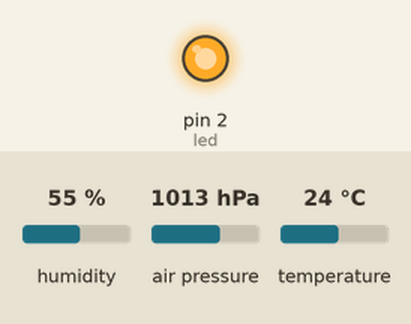
Recording of a sketch running on a simulated Arduino Uno, built with avr-gcc and run on an emulated ATmega328P. Shown: output pins drawn as LEDs (lit = HIGH). Inputs (shaded band) come from the test bench; at power-on: humidity 55 %, air pressure 1013 hPa, temperature 24 °C. What the sketch prints to the serial monitor is not drawn.

Above: at 0.25 s.
At 4.4 s:
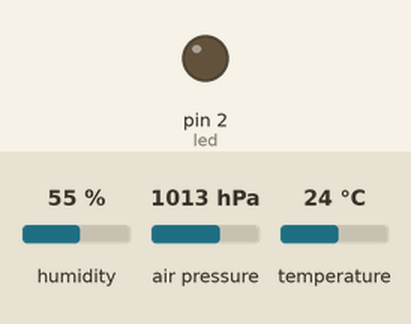
Timing chart, 0 to 11.0 s (numbered marks = the images above):
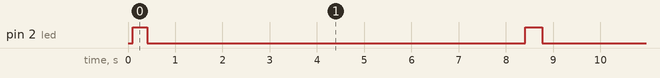

Measured:
- by itself, pin 2 (led): repeats every 8.4 s: LOW 8.0 s, HIGH 0.36 s
- by itself, everything shown: repeats every 43.4 s, in 10 steps

The sketch:

TempPresHumAlt_serial.ino
```cpp
#include <Arduino.h>
#include <Adafruit_Sensor.h>
#include <Adafruit_BME280.h>

Adafruit_BME280 bme;
float currTemp, currPres, currHum, currAlt;
float avgTemp, avgPres, avgHum, avgAlt;
int numObs=0; //number of observations till now
#define SEALEVELPRESSURE_HPA (1013.25)

const int valCount = 9;
float neg = -300; //a big negative number
float posi = 1000000.0; //a big positive number

float tempr[valCount];
float prssr[valCount];
float humid[valCount];
float altit[valCount];

int tempPos = -1;
int presPos = -1;
int humPos = -1;
int altPos = -1;

float minTemp=posi, minPres=posi, minHum=posi, minAlt=posi;
float maxTemp=neg, maxPres=neg, maxHum=neg, maxAlt=neg;

const int led = 2;


void handleRoot() {
	digitalWrite(led, 1);

	char temp[2500];
	int sec = millis() / 1000;
	int min = sec / 60;
	int hr = min / 60;

	currTemp = bme.readTemperature();
	currHum = bme.readHumidity();
	currPres = bme.readPressure() / 100.0F;
	currAlt = bme.readAltitude(SEALEVELPRESSURE_HPA);

	avgTemp = float(((avgTemp*numObs)+currTemp)/float(numObs+1));
	avgPres = float(((avgPres*numObs)+currPres)/float(numObs+1));
	avgHum = float(((avgHum*numObs)+currHum)/float(numObs+1));
	avgAlt = float(((avgAlt*numObs)+currAlt)/float(numObs+1));
	numObs++;

	minTemp = (currTemp<minTemp)?(currTemp):(minTemp);
	minPres = (currPres<minPres)?(currPres):(minPres);
	minHum = (currHum<minHum)?(currHum):(minHum);
	minAlt = (currAlt<minAlt)?(currAlt):(minAlt);

	maxTemp = (currTemp>maxTemp)?(currTemp):(maxTemp);
	maxPres = (currPres>maxPres)?(currPres):(maxPres);
	maxHum = (currHum>maxHum)?(currHum):(maxHum);
	maxAlt = (currAlt>maxAlt)?(currAlt):(maxAlt);

	String tempSvg = drawTempGraph();
	String presSvg = drawPresGraph();
	String humSvg = drawHumGraph();
	String altSvg = drawAltGraph();

	String finalHtml = "";


	snprintf(temp, 2500,
"<html>\
	<head>\
		<meta http-equiv='refresh' content='5'/>\
		<title>IoT-A-Sync Sensors Output</title>\
		<style>\
			body { background-color: #c7fff7; font-family: Arial, Helvetica, Sans-Serif; Color: #070f27; }\
			h1 {text-align:center;}\
			p {text-align:center;}\
			.divClass {margin: 10px; padding: 15px;}\
			.img {border-width: 1px; border-style: solid;}\
			.innerDiv {display: inline-block; max-height: 250px; max-width: 37.5%%; margin: 10px; padding: 10px;}\
			.clearfix {clear: both;}\
		</style>\
	</head>\
	<body>\
		<h1>Real-Time Remote Monitoring</h1>\
		<p>\
			<b>Uptime:</b> %02d Hrs %02d Mins %02d Secs\
			<br>\
			<b>Location:</b> IIT Jammu\
		</p>\
		\
		<div class=\"divClass\">\
			<h2> Temperature </h2>\
			", hr, min%60, sec%60);

	finalHtml += temp;
	finalHtml += tempSvg;

	snprintf(temp, 2500,
"<div class=\"innerDiv\">\
				<b>Current Temperature:</b> %.2f<sup>o</sup> C\
				<br>\
				<b>Average Temperature for uptime:</b> %.2f<sup>o</sup> C\
				<br>\
				<b>Maximum Temperature for uptime:</b> %.2f<sup>o</sup> C\
				<br>\
				<b>Minimum Temperature for uptime:</b> %.2f<sup>o</sup> C\
				<br>\
				<br>\
				<u>Limits</u>: -45.0<sup>o</sup> C to 105.0<sup>o</sup> C\
			</div>\
		</div>\
		<div class=\"clearfix\"></div>\
		<div class=\"divClass\">\
			<h2> Pressure </h2>\
			", currTemp, avgTemp, maxTemp, minTemp);

	finalHtml += temp;
	finalHtml += presSvg;

	snprintf(temp, 2500,
"<div class=\"innerDiv\">\
				<b>Current Pressure:</b> %.2f hPa\
				<br>\
				<b>Average Pressure for uptime:</b> %.2f hPa\
				<br>\
				<b>Maximum Pressure for uptime:</b> %.2f hPa\
				<br>\
				<b>Minimum Pressure for uptime:</b> %.2f hPa\
				<br>\
				<br>\
				<u>Limits</u>: 300 hPa to 1100 hPa\
			</div>\
		</div>\
		<div class=\"clearfix\"></div>\
		<div class=\"divClass\">\
			<h2> Humidity </h2>\
			", currPres, avgPres, maxPres, minPres);

	finalHtml += temp;
	finalHtml += humSvg;

	snprintf(temp, 2500,
"<div class=\"innerDiv\">\
				<b>Current Humidity:</b> %.2f%%\
				<br>\
				<b>Average Humidity for uptime:</b> %.2f%%\
				<br>\
				<b>Maximum Humidity for uptime:</b> %.2f%%\
				<br>\
				<b>Minimum Humidity for uptime:</b> %.2f%%\
				<br>\
				<br>\
				<u>Limits</u>: 0%% to 100%%\
			</div>\
		</div>\
		<div class=\"clearfix\"></div>\
		<div class=\"divClass\">\
			<h2> Altitude </h2>\
			", currHum, avgHum, maxHum, minHum);

	finalHtml += temp;
	finalHtml += altSvg;

	snprintf(temp, 2500,
"<div class=\"innerDiv\">\
				<b>Current Altitude:</b> %.2f m\
				<br>\
				<b>Average Altitude for uptime:</b> %.2f m\
				<br>\
				<b>Maximum Altitude for uptime:</b> %.2f m\
				<br>\
				<b>Minimum Altitude for uptime:</b> %.2f m\
				<br>\
				<br>\
				<u>Limits</u>: 0 m to 2000 m\
			</div>\
		</div>\
		<div class=\"clearfix\"></div>\
		\
	</body>\
</html>", currAlt, avgAlt, maxAlt, minAlt);

	finalHtml += temp;

	Serial.println(finalHtml);

	digitalWrite(led, 0);
}


String drawTempGraph() {
	if(tempPos<valCount-1){
		tempr[tempPos+1] = currTemp;

		String out = "";
		out += "<svg xmlns=\"http://www.w3.org/2000/svg\" version=\"1.1\" width=\"700\" height=\"250\" class=\"img\">\n";
		out += "<rect width=\"700\" height=\"250\" fill=\"rgb(250, 230, 210)\" stroke-width=\"1\" stroke=\"rgb(0, 0, 0)\" />\n";
		out += "<g stroke=\"black\">\n";
		out += "<line x1=\"0\" y1=\"175\" x2=\"700\" y2=\"175\" stroke-width=\"3\"/>";

		char temp[100];

		int x = 30;
		for(int i=0; i<=tempPos; i++){
			sprintf(temp, "<line x1=\"%d\" y1=\"%f\" x2=\"%d\" y2=\"%f\" stroke-width=\"1\" />\n", x, (525 - 5*tempr[i])/3.0, x + 80, (525 - 5*tempr[i + 1])/3.0);
			out += temp;
			sprintf(temp, "<circle cx=\"%d\" cy=\"%f\" r=\"%d\" stroke=\"black\" stroke-width=\"1\" fill=\"red\" />", x, (525 - 5*tempr[i])/3.0, 2);
			out += temp;

			x += 80;
		}

		sprintf(temp, "<circle cx=\"%d\" cy=\"%f\" r=\"%d\" stroke=\"black\" stroke-width=\"1\" fill=\"red\" />", x, (525 - 5*tempr[tempPos+1])/3.0, 2);
		out += temp;
		out += "</g>\n</svg>\n";

		tempPos++;

		// server.send(200, "image/svg+xml", out);
		return out;
	}
	else{
		for(int i=0; i<valCount-1; i++){
			tempr[i] = tempr[i+1];
		}
		tempr[valCount-1] = currTemp;

		String out = "";
		out += "<svg xmlns=\"http://www.w3.org/2000/svg\" version=\"1.1\" width=\"700\" height=\"250\" class=\"img\">\n";
		out += "<rect width=\"700\" height=\"250\" fill=\"rgb(250, 230, 210)\" stroke-width=\"1\" stroke=\"rgb(0, 0, 0)\" />\n";
		out += "<g stroke=\"black\">\n";
		out += "<line x1=\"0\" y1=\"175\" x2=\"700\" y2=\"175\" stroke-width=\"3\"/>";

		char temp[100];
		for (int x = 30; x < 670; x += 80) {
			sprintf(temp, "<line x1=\"%d\" y1=\"%f\" x2=\"%d\" y2=\"%f\" stroke-width=\"1\" />\n", x, (525 - 5*tempr[(x-30)/80])/3.0, x + 80, (525 - 5*tempr[(x-30)/80 + 1])/3.0);
			out += temp;
			sprintf(temp, "<circle cx=\"%d\" cy=\"%f\" r=\"%d\" stroke=\"black\" stroke-width=\"1\" fill=\"red\" />", x, (525 - 5*tempr[(x-30)/80])/3.0, 2);
			out += temp;
		}
		sprintf(temp, "<circle cx=\"%d\" cy=\"%f\" r=\"%d\" stroke=\"black\" stroke-width=\"1\" fill=\"red\" />", 670, (525 - 5*tempr[valCount-1])/3.0, 2);
		out += temp;

		out += "</g>\n</svg>\n";
		// server.send(200, "image/svg+xml", out);
		return out;
	}
}

String drawPresGraph(){
	if(presPos<valCount-1){
		prssr[presPos+1] = currPres;

		String out = "";
		out += "<svg xmlns=\"http://www.w3.org/2000/svg\" version=\"1.1\" width=\"700\" height=\"250\" class=\"img\">\n";
		out += "<rect width=\"700\" height=\"250\" fill=\"rgb(250, 230, 210)\" stroke-width=\"1\" stroke=\"rgb(0, 0, 0)\" />\n";
		out += "<g stroke=\"black\">\n";

		char temp[100];

		int x = 30;
		for(int i=0; i<=presPos; i++){
			sprintf(temp, "<line x1=\"%d\" y1=\"%f\" x2=\"%d\" y2=\"%f\" stroke-width=\"1\" />\n", x, (5500 - 5*prssr[i])/16.0, x + 80, (5500 - 5*prssr[i+1])/16.0);
			out += temp;
			sprintf(temp, "<circle cx=\"%d\" cy=\"%f\" r=\"%d\" stroke=\"black\" stroke-width=\"1\" fill=\"red\" />", x, (5500 - 5*prssr[i])/16.0, 2);
			out += temp;

			x += 80;
		}

		sprintf(temp, "<circle cx=\"%d\" cy=\"%f\" r=\"%d\" stroke=\"black\" stroke-width=\"1\" fill=\"red\" />", x, (5500 - 5*prssr[presPos+1])/16.0, 2);
		out += temp;
		out += "</g>\n</svg>\n";

		presPos++;

		// server.send(200, "image/svg+xml", out);
		return out;
	}
	else{
		for(int i=0; i<valCount-1; i++){
			prssr[i] = prssr[i+1];
		}
		prssr[valCount-1] = currPres;

		String out = "";
		out += "<svg xmlns=\"http://www.w3.org/2000/svg\" version=\"1.1\" width=\"700\" height=\"250\" class=\"img\">\n";
		out += "<rect width=\"700\" height=\"250\" fill=\"rgb(250, 230, 210)\" stroke-width=\"1\" stroke=\"rgb(0, 0, 0)\" />\n";
		out += "<g stroke=\"black\">\n";

		char temp[100];
		for (int x = 30; x < 670; x += 80) {
			sprintf(temp, "<line x1=\"%d\" y1=\"%f\" x2=\"%d\" y2=\"%f\" stroke-width=\"1\" />\n", x, (5500 - 5*prssr[(x-30)/80])/16.0, x + 80, (5500 - 5*prssr[(x-30)/80 + 1])/16.0);
			out += temp;
			sprintf(temp, "<circle cx=\"%d\" cy=\"%f\" r=\"%d\" stroke=\"black\" stroke-width=\"1\" fill=\"red\" />", x, (5500 - 5*prssr[(x-30)/80])/16.0, 2);
			out += temp;
		}
		sprintf(temp, "<circle cx=\"%d\" cy=\"%f\" r=\"%d\" stroke=\"black\" stroke-width=\"1\" fill=\"red\" />", 670, (5500 - 5*prssr[valCount-1])/16.0, 2);
		out += temp;

		out += "</g>\n</svg>\n";
		// server.send(200, "image/svg+xml", out);
		return out;
	}
}

String drawHumGraph(){
	if(humPos<valCount-1){
		humid[humPos+1] = currHum;

		String out = "";
		out += "<svg xmlns=\"http://www.w3.org/2000/svg\" version=\"1.1\" width=\"700\" height=\"250\" class=\"img\">\n";
		out += "<rect width=\"700\" height=\"250\" fill=\"rgb(250, 230, 210)\" stroke-width=\"1\" stroke=\"rgb(0, 0, 0)\" />\n";
		out += "<g stroke=\"black\">\n";

		char temp[100];

		int x = 30;
		for(int i=0; i<=humPos; i++){
			sprintf(temp, "<line x1=\"%d\" y1=\"%f\" x2=\"%d\" y2=\"%f\" stroke-width=\"1\" />\n", x, (500 - 5*humid[i])/2.0, x + 80, (500 - 5*humid[i+1])/2.0);
			out += temp;
			sprintf(temp, "<circle cx=\"%d\" cy=\"%f\" r=\"%d\" stroke=\"black\" stroke-width=\"1\" fill=\"red\" />", x, (500 - 5*humid[i])/2.0, 2);
			out += temp;

			x += 80;
		}

		sprintf(temp, "<circle cx=\"%d\" cy=\"%f\" r=\"%d\" stroke=\"black\" stroke-width=\"1\" fill=\"red\" />", x, (500 - 5*humid[humPos+1])/2.0, 2);
		out += temp;
		out += "</g>\n</svg>\n";

		humPos++;

		//server.send(200, "image/svg+xml", out);

		return out;
	}
	else{
		for(int i=0; i<valCount-1; i++){
			humid[i] = humid[i+1];
		}
		humid[valCount-1] = currHum;

		String out = "";
		out += "<svg xmlns=\"http://www.w3.org/2000/svg\" version=\"1.1\" width=\"700\" height=\"250\" class=\"img\">\n";
		out += "<rect width=\"700\" height=\"250\" fill=\"rgb(250, 230, 210)\" stroke-width=\"1\" stroke=\"rgb(0, 0, 0)\" />\n";
		out += "<g stroke=\"black\">\n";

		char temp[100];
		for (int x = 30; x < 670; x += 80) {
			sprintf(temp, "<line x1=\"%d\" y1=\"%f\" x2=\"%d\" y2=\"%f\" stroke-width=\"1\" />\n", x, (500 - 5*humid[(x-30)/80])/2.0, x + 80, (500 - 5*humid[(x-30)/80 + 1])/2.0);
			out += temp;
			sprintf(temp, "<circle cx=\"%d\" cy=\"%f\" r=\"%d\" stroke=\"black\" stroke-width=\"1\" fill=\"red\" />", x, (500 - 5*humid[(x-30)/80])/2.0, 2);
			out += temp;
		}
		sprintf(temp, "<circle cx=\"%d\" cy=\"%f\" r=\"%d\" stroke=\"black\" stroke-width=\"1\" fill=\"red\" />", 670, (500 - 5*humid[valCount-1])/2.0, 2);
		out += temp;

		out += "</g>\n</svg>\n";
		// server.send(200, "image/svg+xml", out);
		return out;
	}
}

String drawAltGraph(){
	if(altPos<valCount-1){
		altit[altPos+1] = currAlt;

		String out = "";
		out += "<svg xmlns=\"http://www.w3.org/2000/svg\" version=\"1.1\" width=\"700\" height=\"250\" class=\"img\">\n";
		out += "<rect width=\"700\" height=\"250\" fill=\"rgb(250, 230, 210)\" stroke-width=\"1\" stroke=\"rgb(0, 0, 0)\" />\n";
		out += "<g stroke=\"black\">\n";

		char temp[100];

		int x = 30;
		for(int i=0; i<=altPos; i++){
			sprintf(temp, "<line x1=\"%d\" y1=\"%f\" x2=\"%d\" y2=\"%f\" stroke-width=\"1\" />\n", x, (2000 - altit[i])/8.0, x + 80, (2000 - altit[i+1])/8.0);
			out += temp;
			sprintf(temp, "<circle cx=\"%d\" cy=\"%f\" r=\"%d\" stroke=\"black\" stroke-width=\"1\" fill=\"red\" />", x, (2000 - altit[i])/8.0, 2);
			out += temp;

			x += 80;
		}

		sprintf(temp, "<circle cx=\"%d\" cy=\"%f\" r=\"%d\" stroke=\"black\" stroke-width=\"1\" fill=\"red\" />", x, (2000 - altit[altPos+1])/8.0, 2);
		out += temp;
		out += "</g>\n</svg>\n";

		altPos++;

		// server.send(200, "image/svg+xml", out);
		return out;
	}
	else{
		for(int i=0; i<valCount-1; i++){
			altit[i] = altit[i+1];
		}
		altit[valCount-1] = currAlt;

		String out = "";
		out += "<svg xmlns=\"http://www.w3.org/2000/svg\" version=\"1.1\" width=\"700\" height=\"250\" class=\"img\">\n";
		out += "<rect width=\"700\" height=\"250\" fill=\"rgb(250, 230, 210)\" stroke-width=\"1\" stroke=\"rgb(0, 0, 0)\" />\n";
		out += "<g stroke=\"black\">\n";

		char temp[100];
		for (int x = 30; x < 670; x += 80) {
			sprintf(temp, "<line x1=\"%d\" y1=\"%f\" x2=\"%d\" y2=\"%f\" stroke-width=\"1\" />\n", x, (2000 - altit[(x-30)/80])/8.0, x + 80, (2000 - altit[(x-30)/80 + 1])/8.0);
			out += temp;
			sprintf(temp, "<circle cx=\"%d\" cy=\"%f\" r=\"%d\" stroke=\"black\" stroke-width=\"1\" fill=\"red\" />", x, (2000 - altit[(x-30)/80])/8.0, 2);
			out += temp;
		}
		sprintf(temp, "<circle cx=\"%d\" cy=\"%f\" r=\"%d\" stroke=\"black\" stroke-width=\"1\" fill=\"red\" />", 670, (2000 - altit[valCount-1])/8.0, 2);
		out += temp;

		out += "</g>\n</svg>\n";
		// server.send(200, "image/svg+xml", out);
		return out;
	}
}

void setup(void) {

	for(int i=0; i<valCount; i++){
		tempr[i] = neg;
		prssr[i] = neg;
		humid[i] = neg;
		altit[i] = neg;
	}
	avgTemp = tempr[0];
	avgPres = prssr[0];
	avgHum = humid[0];
	avgAlt = altit[0];
	pinMode(led, OUTPUT);
	digitalWrite(led, 0);
  Serial.begin(115200);
  delay(100);
  bme.begin(0x76);
}


void loop(void) {
  handleRoot();
  delay(8000);
}
```
